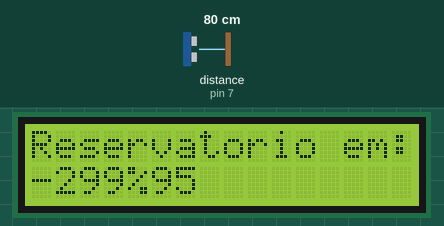
A sketch run on a simulated Arduino Uno, built with avr-gcc and run on an emulated ATmega328P. On the bench: 16×2 character LCD. Wiring (inferred from the names in the program): ultrasonic range finder: trigger pin 6; echo pin 7. The test bench sets the inputs (shaded band); at power-on: distance to the obstacle (sensor on pin 7) 80 cm. The echo pulse lasts 58.3 µs per cm; what the sketch prints to the serial monitor is not drawn.

Above: at 0.2 s.
1.3 s: distance to the obstacle (sensor on pin 7) set to 120 cm
At 3.0 s:
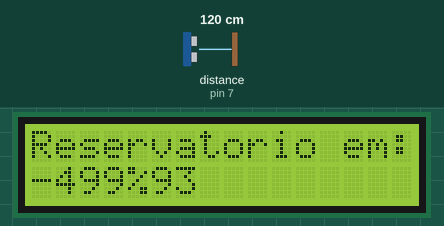
5.5 s: distance to the obstacle (sensor on pin 7) set to 9 cm
At 7.0 s:
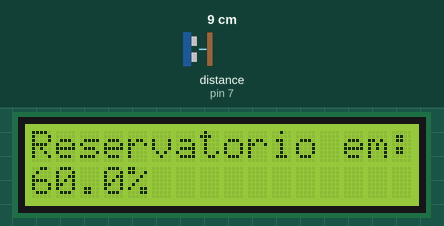
9.1 s: distance to the obstacle (sensor on pin 7) set to 2 cm
At 10.6 s:
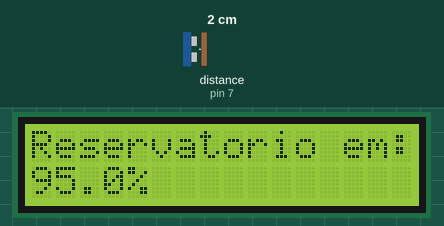
Timing chart, 0 to 12.1 s (numbered marks = the images above; inputs shaded):
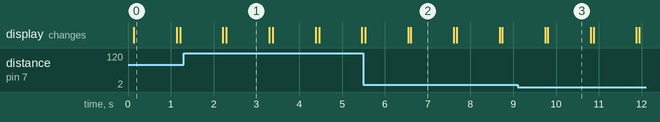

Measured:
- after the input at 5.5 s, the display: first differs from a run without the input after 1.1 s (image 2)
- after the input at 9.1 s, the display: first differs from a run without the input after 0.71 s (image 3)
- what the display in image 0 shows lasts 1.0 s, from 0.1 s to 1.1 s

The sketch:

src.ino
```cpp
#include "Ultrasonic.h" //INCLUSÃO DA BIBLIOTECA NECESSÁRIA PARA FUNCIONAMENTO DO CÓDIGO
#include <Wire.h>
#include <LiquidCrystal_I2C.h>

const int echoPin = 7; //PINO DIGITAL UTILIZADO PELO HC-SR04 ECHO(RECEBE)
const int trigPin = 6; //PINO DIGITAL UTILIZADO PELO HC-SR04 TRIG(ENVIA)
LiquidCrystal_I2C lcd(0x27,16,2);
Ultrasonic ultrasonic(trigPin,echoPin); //INICIALIZANDO OS PINOS DO ARDUINO
int distancia_cm; //VARIÁVEL DO TIPO INTEIRO
//String distancia; //VARIÁVEL DO TIPO STRING
float volume_cm3;
float volume_litros;
float lado = 9.3;
float area_base_cm2;
float volume_litros_conversao;

void setup(){
  lcd.init();
  lcd.backlight();
  pinMode(echoPin, INPUT); //DEFINE O PINO COMO ENTRADA (RECEBE)
  pinMode(trigPin, OUTPUT); //DEFINE O PINO COMO SAIDA (ENVIA)
  Serial.begin(9600); //INICIALIZA A PORTA SERIAL
  }

void medicao(){
    digitalWrite(trigPin, LOW); //SETA O PINO 6 COM UM PULSO BAIXO "LOW"
    delayMicroseconds(2); //INTERVALO DE 2 MICROSSEGUNDOS
    digitalWrite(trigPin, HIGH); //SETA O PINO 6 COM PULSO ALTO "HIGH"
    delayMicroseconds(10); //INTERVALO DE 10 MICROSSEGUNDOS
    digitalWrite(trigPin, LOW); //SETA O PINO 6 COM PULSO BAIXO "LOW" NOVAMENTE
    //FUNÇÃO RANGING, FAZ A CONVERSÃO DO TEMPO DE
    //RESPOSTA DO ECHO EM CENTIMETROS, E ARMAZENA
    //NA VARIAVEL "distancia"
    distancia_cm = (ultrasonic.Ranging(CM)); //VARIÁVEL GLOBAL RECEBE O VALOR DA DISTÂNCIA MEDIDA
    //distancia = String(distancia); //VARIÁVEL GLOBAL DO TIPO STRING RECEBE A DISTÂNCIA(CONVERTIDO DE INTEIRO PARA STRING)
    Serial.print("Distancia ");
    Serial.println(distancia_cm);

    float area_base_cm2 = lado * lado;
    float volume_cm3 = area_base_cm2 * distancia_cm;
    float volume_litros_total = volume_cm3 / 1000.0;
    float volume_litros_atual = 1.73 - volume_litros_total;
    float volume_litros_porcentagem = (volume_litros_atual / 1.73) * 100;
    Serial.print("Volume cm3: ");
    Serial.println(volume_cm3);
    Serial.print("Volume total de litros: ");
    Serial.println(volume_litros_total);
    Serial.print("Volume atual do reservatorio: ");
    Serial.println(volume_litros_porcentagem);

    lcd.clear();
    lcd.setCursor(0, 0);
    lcd.print("Reservatorio em:");
    lcd.setCursor(0, 1);
    lcd.print(volume_litros_porcentagem);
    lcd.setCursor(4,1);
    lcd.print("%");
    delay(1000);
    lcd.clear();
 }

void loop(){

  medicao();
}
```
